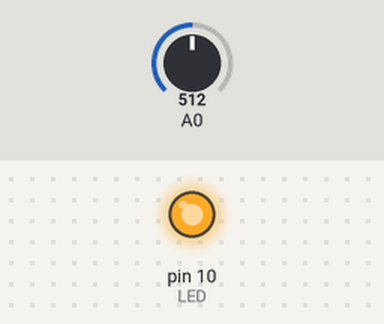
The sketch below on a simulated Arduino Uno, built with avr-gcc and run on an emulated ATmega328P. Parts: output pins drawn as LEDs (lit = HIGH). The test bench sets the inputs (shaded band); at power-on: A0 = 512. What the sketch prints to the serial monitor is not drawn.

Above: at 0.1 s.
Timing chart, 0 to 1.6 s (numbered marks = the images above):
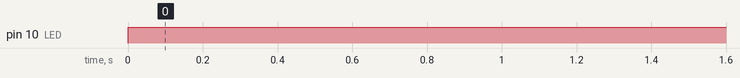

Measured:
- by itself, pin 10 (LED): LOW → HIGH at 0.00 s

The sketch:

220412_Potentiometer.ino
```cpp
#define LED 10

void setup() {
  pinMode(A0, INPUT);
  Serial.begin(9600);
  pinMode(LED, OUTPUT);
}

void loop() {
  int analogIn = analogRead(A0);
  int analogOut = (analogIn, 0, 1023, 0, 255);
  Serial.println(analogOut);
  analogWrite(LED, analogOut);
}
```
